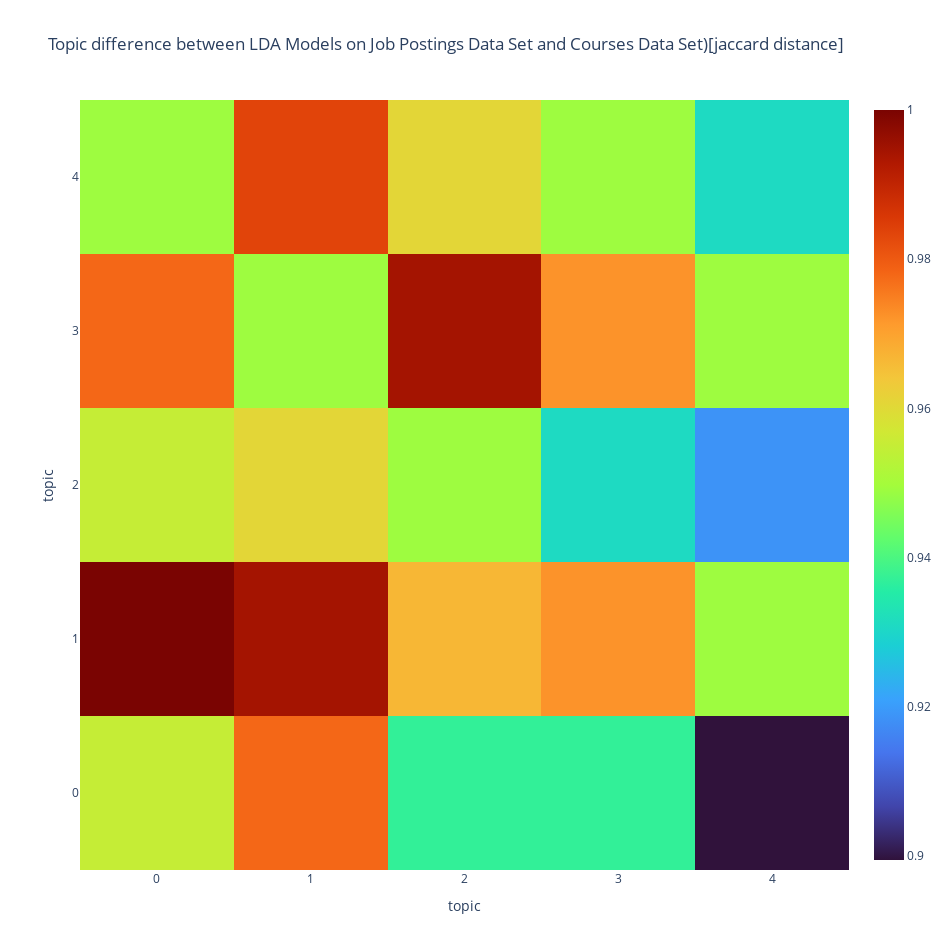

Notebook code for this chart:
### Markdown cell above
# Visualization compairing similarities of both models

### Code cell
#Visualization for Comparing LDA Models on Job Postings and Northeastern Courses Dataset
def plot_difference_plotly(mdiff, title="", annotation=None):
    """Plot the difference between models.

    Uses plotly as the backend."""


    annotation_html = None
    if annotation is not None:
        annotation_html = [
            [
                "+++ {}<br>--- {}".format(", ".join(int_tokens), ", ".join(diff_tokens))
                for (int_tokens, diff_tokens) in row
            ]
            for row in annotation
        ]

    data = go.Heatmap(z=mdiff, colorscale='Turbo', text=annotation_html)
    layout = go.Layout(width=950, height=950, title=title, xaxis=dict(title="topic"), yaxis=dict(title="topic"))
    py.iplot(dict(data=[data], layout=layout))

#visualizaitons
mdiff, annotation = lda_model.diff(lda_model_1, distance='jaccard', num_words=100)
plot_difference_plotly(mdiff, title="Topic difference between LDA Models on Job Postings Data Set and Courses Data Set)[jaccard distance]", annotation=annotation)

### Figure 1 — Plotly figure (JSON) as saved in the notebook; plotly's stock layout.template omitted (floating-point values rounded to 4 significant figures)
{"data": [{"colorscale": [[0, "#30123b"], [0.07143, "#4145ab"], [0.1429, "#4675ed"], [0.2143, "#39a2fc"], [0.2857, "#1bcfd4"], [0.3571, "#24eca6"], [0.4286, "#61fc6c"], [0.5, "#a4fc3b"], [0.5714, "#d1e834"], [0.6429, "#f3c63a"], [0.7143, "#fe9b2d"], [0.7857, "#f36315"], [0.8571, "#d93806"], [0.9286, "#b11901"], [1, "#7a0402"]], "text": [["+++ andor, method, master, predictive, big, analytic, research, well, analyze, member<br>--- managed, blackrocks, mathematics, health, action, reaching, receive, use, automation, country", "+++ method, master, big, design, application, etc, within, way, build<br>--- fulltime, secretary, ie, mathematics, health, action, incredible, script, use, essential", "+++ system, internal, predictive, big, service, database, lead, analytic, area, application<br>--- begin, managed, mathematics, health, use, country, process, academic, bank, combining", "+++ method, decision, internal, use, master, predictive, service, database, analytic, area<br>--- managed, mathematics, health, issuer, exerting, country, programming, employment, process, academic", "+++ software, internal, analytic, client, build, method, predictive, service, well, management<br>--- managed, increase, mathematics, health, use, also, automation, country, process, academic"], ["+++ career, predictive, big, well, world<br>--- managed, dental, blackrocks, health, action, reaching, receive, market, also, automation", "+++ career, big, agency, also, etc, build<br>--- fulltime, secretary, dental, ie, health, action, incredible, script, market, essential", "+++ great, engineer, career, predictive, big, service, agency, get, well, contract<br>--- begin, managed, dental, health, market, also, country, programming, process, academic", "+++ startup, today, career, predictive, service, please, must, well, posted, professional<br>--- managed, dental, health, use, issuer, market, also, exerting, country, employment", "+++ great, software, set, career, predictive, big, service, agency, also, well<br>--- managed, dental, increase, health, market, automation, country, programming, process, academic"], ["+++ receive, origin, andor, method, career, predictive, education, analytic, research, color<br>--- managed, without, blackrocks, mathematics, action, reaching, use, automation, country, employment", "+++ method, career, equal, education, program, design, application, within, etc, employer<br>--- fulltime, secretary, without, ie, mathematics, action, incredible, script, receive, use", "+++ system, career, predictive, service, security, database, analytic, regard, application, status<br>--- begin, managed, without, mathematics, receive, use, country, employment, process, academic", "+++ employment, method, use, career, predictive, orientation, service, professional, database, analytic<br>--- managed, without, mathematics, receive, issuer, exerting, country, programming, process, academic", "+++ software, career, analytic, client, health, method, predictive, service, color, management<br>--- managed, without, increase, mathematics, receive, use, also, automation, country, employment"], ["+++ andor, predictive, big, member, plus, color, programming, chance, world<br>--- managed, blackrocks, critical, google, health, action, reaching, receive, sport, also", "+++ big, diversity, equal, design, also, creating, etc, employer, plus, form<br>--- fulltime, secretary, ie, critical, google, health, action, incredible, script, sport", "+++ system, predictive, big, status, programming, chance<br>--- begin, managed, critical, google, health, sport, also, country, employment, academic", "+++ employment, decision, today, predictive, status, plus, color, member, chance, algorithm<br>--- managed, critical, google, health, use, issuer, sport, also, exerting, country", "+++ set, system, unique, predictive, big, read, also, status, world, plus<br>--- managed, increase, critical, google, health, sport, automation, country, employment, academic"], ["+++ artificial, andor, method, public, career, predictive, report, research, change, structured<br>--- managed, goal, access, blackrocks, action, reaching, receive, use, clinical, automation", "+++ method, career, study, etc, diverse, structured, health, build<br>--- fulltime, goal, secretary, access, ie, action, incredible, script, use, clinical", "+++ artificial, career, predictive, report, database, security, area, status, structured, client<br>--- begin, managed, goal, access, use, clinical, country, process, academic, youll", "+++ training, method, decision, use, career, predictive, report, database, area, status<br>--- managed, goal, access, issuer, clinical, exerting, country, programming, employment, process", "+++ artificial, software, set, method, career, predictive, report, database, management, area<br>--- managed, goal, access, increase, use, clinical, also, automation, country, process"]], "type": "heatmap", "z": [[0.955, 0.978, 0.9371, 0.9371, 0.8995], [1, 0.9946, 0.9666, 0.9723, 0.9491], [0.955, 0.9608, 0.9491, 0.931, 0.9186], [0.978, 0.9491, 0.9946, 0.9723, 0.9491], [0.9491, 0.9836, 0.9608, 0.9491, 0.931]]}], "layout": {"height": 950, "title": {"text": "Topic difference between LDA Models on Job Postings Data Set and Courses Data Set)[jaccard distance]"}, "width": 950, "xaxis": {"title": {"text": "topic"}}, "yaxis": {"title": {"text": "topic"}}}}
